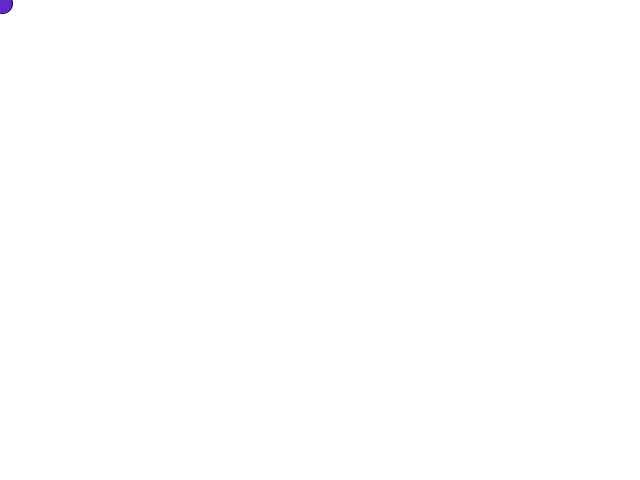
Frame 1 (no input)
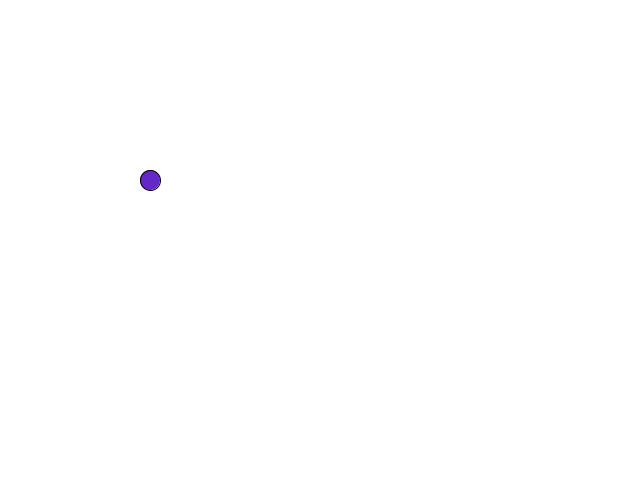
Frame 60 (the mouse pressed at the canvas centre just before this capture)
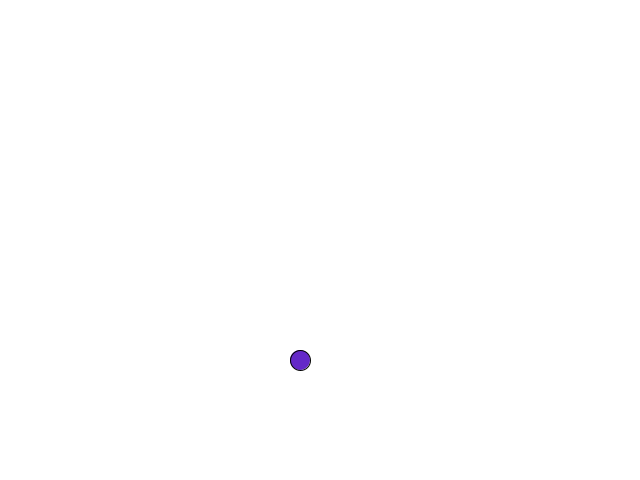
Frame 120 (the mouse held since frame 60 and released just before this capture)

The Processing sketch that drew these frames (run headless with seeded random() and noise(); from frame 60 on, the mouse is pressed at the canvas centre):

// Processing sketch: processing_112389
// ── processing_112389.pde

//I'm using floats here so you can have more control over speed
float ballX;
float ballY;
float ballXSpeed = 2.5;
float ballYSpeed = 3;

void setup() {  //setup function called initially, only once
  size(640, 480);
}

void draw() {  //draw function loops 
  background(255);
  ballX = ballX + ballXSpeed;
  ballY = ballY + ballYSpeed;
  
  fill(100, 40, 200);
  ellipse(ballX, ballY, 20, 20);
  
  //wrap screen on X axis
  if (ballX > width) {
      ballX = 0;
      }
  if (ballX < 0) {
      ballX = width;
  }
  
  //wrap screen on Y axis
  if (ballY > height) {
      ballY = 0;
      }
  if (ballY < 0) {
      ballY = height;
  }
  
}
